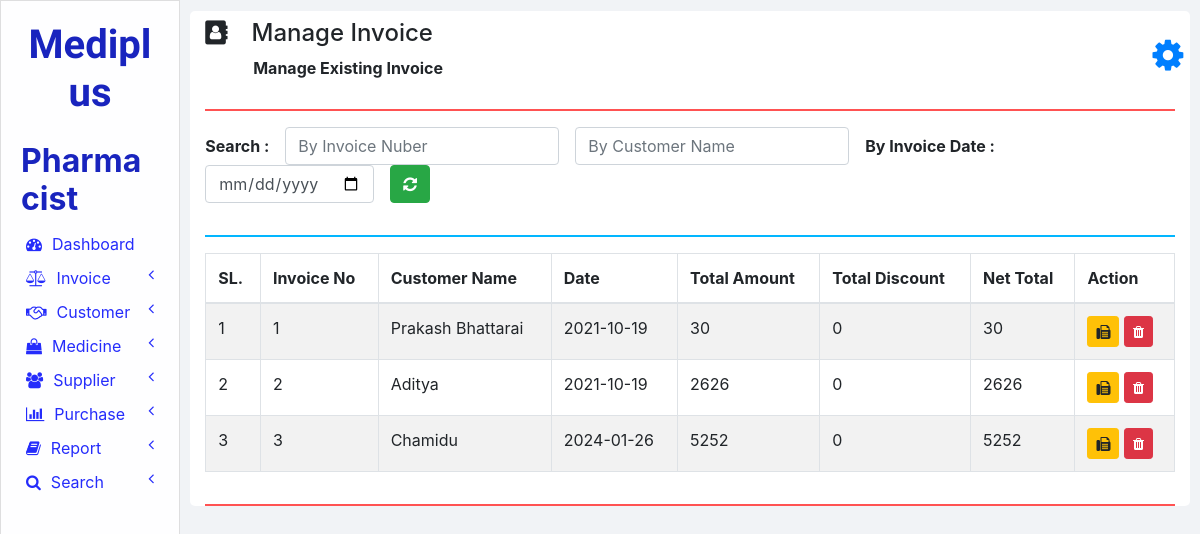
/Roles/Pharmacist/manage_invoice.php, run on the app's committed database.
### tables this page shows
CREATE TABLE `invoices` (
  `INVOICE_ID` int(11) NOT NULL,
  `NET_TOTAL` double NOT NULL DEFAULT 0,
  `INVOICE_DATE` date NOT NULL DEFAULT current_timestamp(),
  `CUSTOMER_ID` int(11) NOT NULL,
  `TOTAL_AMOUNT` double NOT NULL,
  `TOTAL_DISCOUNT` double NOT NULL
);

CREATE TABLE `customers` (
  `ID` int(11) NOT NULL,
  `NAME` varchar(20) NOT NULL,
  `CONTACT_NUMBER` varchar(10) NOT NULL,
  `ADDRESS` varchar(100) NOT NULL,
  `DOCTOR_NAME` varchar(20) NOT NULL,
  `DOCTOR_ADDRESS` varchar(100) NOT NULL
);

### Roles/Pharmacist/php/manage_invoice.php (the view, shortened to what this page needs)
<?php
  function showInvoices() {
    require "db_connection.php";
    if($con) {
      $seq_no = 0;
      $query = "SELECT * FROM invoices INNER JOIN customers ON invoices.CUSTOMER_ID = customers.ID";
      $result = mysqli_query($con, $query);
      while($row = mysqli_fetch_array($result)) {
        $seq_no++;
        showInvoiceRow($seq_no, $row);
      }
    }
  }
  function showInvoiceRow($seq_no, $row) {
    ?>
    <tr>
      <td><?php echo $seq_no; ?></td>
      <td><?php echo $row['INVOICE_ID']; ?></td>
      <td><?php echo $row['NAME']; ?></td>
      <td><?php echo $row['INVOICE_DATE']; ?></td>
      <td><?php echo $row['TOTAL_AMOUNT']; ?></td>
      <td><?php echo $row['TOTAL_DISCOUNT']; ?></td>
      <td><?php echo $row['NET_TOTAL']; ?></td>
      <td>
        <button class="btn btn-warning btn-sm" onclick="printInvoice(<?php echo $row['INVOICE_ID']; ?>);">
          <i class="fa fa-fax"></i>
        </button>
        <button class="btn btn-danger btn-sm" onclick="deleteInvoice(<?php echo $row['INVOICE_ID']; ?>);">
          <i class="fa fa-trash"></i>
        </button>
      </td>
    </tr>
    <?php
  }
    ?>

### Roles/Pharmacist/css/sidenav.css (style rules this page uses)
body { background-color: #f1f3f6; }
.sidenav { width: 15%; height: 100vh; background-color: #ffffff; position: fixed; z-index: 1; flex: 1 0 auto; }
.card { width: 100%; height: 100%; top: 0; border-radius: 0; background-color: #fefeff; }
.logo .logo-caption { font-family: 'Poiret One', cursive; color: #ffffff; text-align: center; margin-bottom: 25px; }
.logo .tweak { color: #1924be; font-weight: bold; }
.main-menu-item { padding: 5px 5px; cursor: pointer; }
.main-menu-item > a { color: #252cfb; text-decoration: none; font-size: 16px; }
.main-menu-item > a > span { margin-left: 10px; }

### Roles/Pharmacist/css/home.css (style rules this page uses)
html, body { height: 100vh; }

### data on the page
invoices: seq_no "1", INVOICE_ID "1", CUSTOMER_ID.NAME "Prakash Bhattarai", INVOICE_DATE "2021-10-19", TOTAL_AMOUNT "30", TOTAL_DISCOUNT "0", NET_TOTAL "30"
invoices: seq_no "2", INVOICE_ID "2", CUSTOMER_ID.NAME "Aditya", INVOICE_DATE "2021-10-19", TOTAL_AMOUNT "2626", TOTAL_DISCOUNT "0", NET_TOTAL "2626"
invoices: seq_no "3", INVOICE_ID "3", CUSTOMER_ID.NAME "Chamidu", INVOICE_DATE "2024-01-26", TOTAL_AMOUNT "5252", TOTAL_DISCOUNT "0", NET_TOTAL "5252"

### other printed values
$heading "Manage Invoice"
$sub_heading "Manage Existing Invoice"
